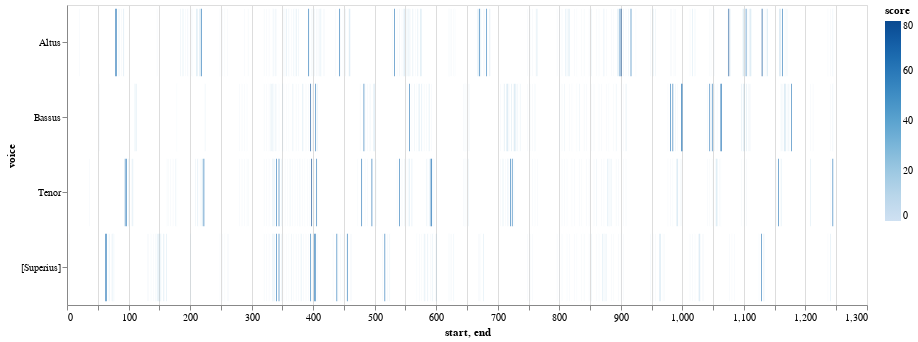

This figure's notebook cell:
### Markdown cell above
### F. 2 Similar nGrams

*  Uses **Levenshtein Distance** ("edit distance") to evaluate how many changes must be made to a given nGram to match another.
* https://en.wikipedia.org/wiki/Levenshtein_distance
* The **slider** below determines how close the two melodies must be to count as a match for the given string of intervals.  100 = exact

### Code cell
viz.plot_close_match_heatmap(mel_ngrams, "-2, -3, 2, -2", selected_patterns=[], voices=[])

### Figure 1 — Vega-Lite specification as saved in the notebook (floating-point values rounded to 4 significant figures; data arrays with more than 128 entries replaced by an {"elided": "..."} marker saying what was removed)
{"config": {"view": {"continuousWidth": 400, "continuousHeight": 300}}, "data": {"name": "data-7f9223ce17552626aed8659ed666a999"}, "mark": "bar", "encoding": {"color": {"type": "quantitative", "field": "score"}, "opacity": {"condition": {"value": 1, "test": "(datum.score > SelectorName.cutoff)"}, "value": 0.2}, "tooltip": [], "x": {"type": "quantitative", "field": "start"}, "x2": {"field": "end"}, "y": {"type": "nominal", "field": "voice"}}, "height": 300, "selection": {"SelectorName": {"type": "single", "fields": ["cutoff"], "bind": {"input": "range", "max": 100, "min": 0, "name": "cutoff:", "step": 1}, "init": {"cutoff": 50}}}, "width": 800, "$schema": "https://vega.github.io/schema/vega-lite/v4.8.1.json", "datasets": {"data-7f9223ce17552626aed8659ed666a999": {"elided": "586 records"}}}
